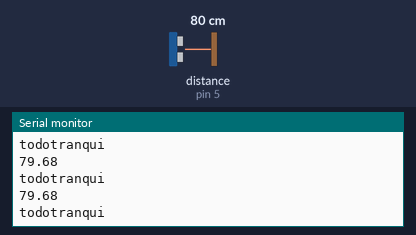
Recording of a sketch running on a simulated Arduino Uno, built with avr-gcc and run on an emulated ATmega328P. Parts: the last lines printed to the serial monitor. Wiring (inferred from the names in the program): ultrasonic range finder: trigger pin 4; echo pin 5. The test bench sets the inputs (shaded band); at power-on: distance to the obstacle (sensor on pin 5) 80 cm. The echo pulse lasts 58.3 µs per cm.

Above: at 1.2 s.
1.3 s: distance to the obstacle (sensor on pin 5) set to 12 cm
At 2.2 s:
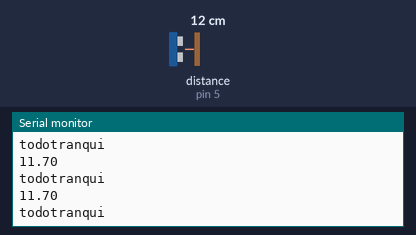
4.3 s: distance to the obstacle (sensor on pin 5) set to 9 cm
At 4.9 s:
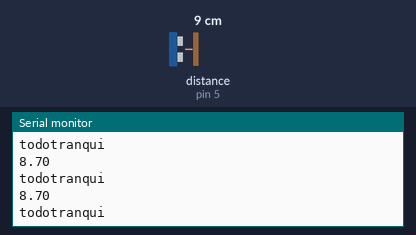
Timing chart, 0 to 7.3 s (numbered marks = the images above; inputs shaded):
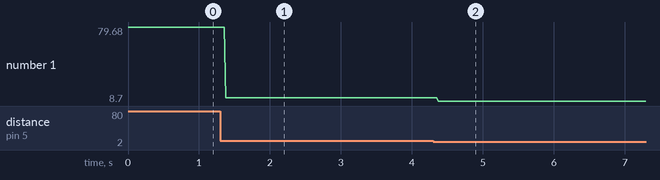

The sketch:

elevador.ino
```cpp
#include <Stepper.h>
#define Trig 4
#define echo 5
int boton2 = 8;
int boton3 = 9;
int boton1 = 10;
//////
int piso_1 = 0;
int piso_2 = 0;
const int rotacionc = 2048;
const float velocidad = 0.0343;
float time;
float distancia;
/////
Stepper motor = Stepper(rotacionc, 8, 10, 9, 11);

void setup() {
  pinMode(Trig,OUTPUT);
  pinMode(echo,INPUT);
  motor.setSpeed(10);
  Serial.begin(9600);
  pinMode(boton2,INPUT);
  pinMode(boton3,INPUT);
  pinMode(boton1,INPUT);
}

void loop() {
medida();
Serial.println(distancia);
Serial.println("todotranqui");
//distancia = 2
//distancia = 15
if(distancia > 5 && distancia < 10 ){//si el elevador esta en el piso 3
  if(boton1 == 1){
motor.step(-4096);//baja dos pisos
  }
  if(boton2 == 1){
motor.step(-2048);//baja un pisos
  }
}
if(distancia > 10 && distancia < 30 ){//si el elevador esta en el piso 2
  if(boton1 == 1){
motor.step(-2048);//baja un piso
  }
  if(boton3 == 1){
motor.step(2048);//sube un piso
  }
}
if(distancia > 30 && distancia < 42){//si el elevador esta en el piso 1
  if(boton2 == 1){
motor.step(2048);//sube un piso
  }
  if(boton3 == 1){
motor.step(4096);//sube dos pisos
  }
}

}


void medida(){
digitalWrite(Trig, HIGH);
delay(1);
digitalWrite(Trig, LOW);
time = pulseIn(echo, HIGH);
distancia = (time)*velocidad/2;
}
```

Measured:
- after the input at 1.3 s, the serial monitor: prints a new line after 0.08 s (image 1)
- after the input at 4.3 s, the serial monitor: prints a new line after 0.07 s (image 2)
- plotted number 1: 79.68 → 11.7 after the input at 1.3 s, 11.7 → 8.7 after the input at 4.3 s
